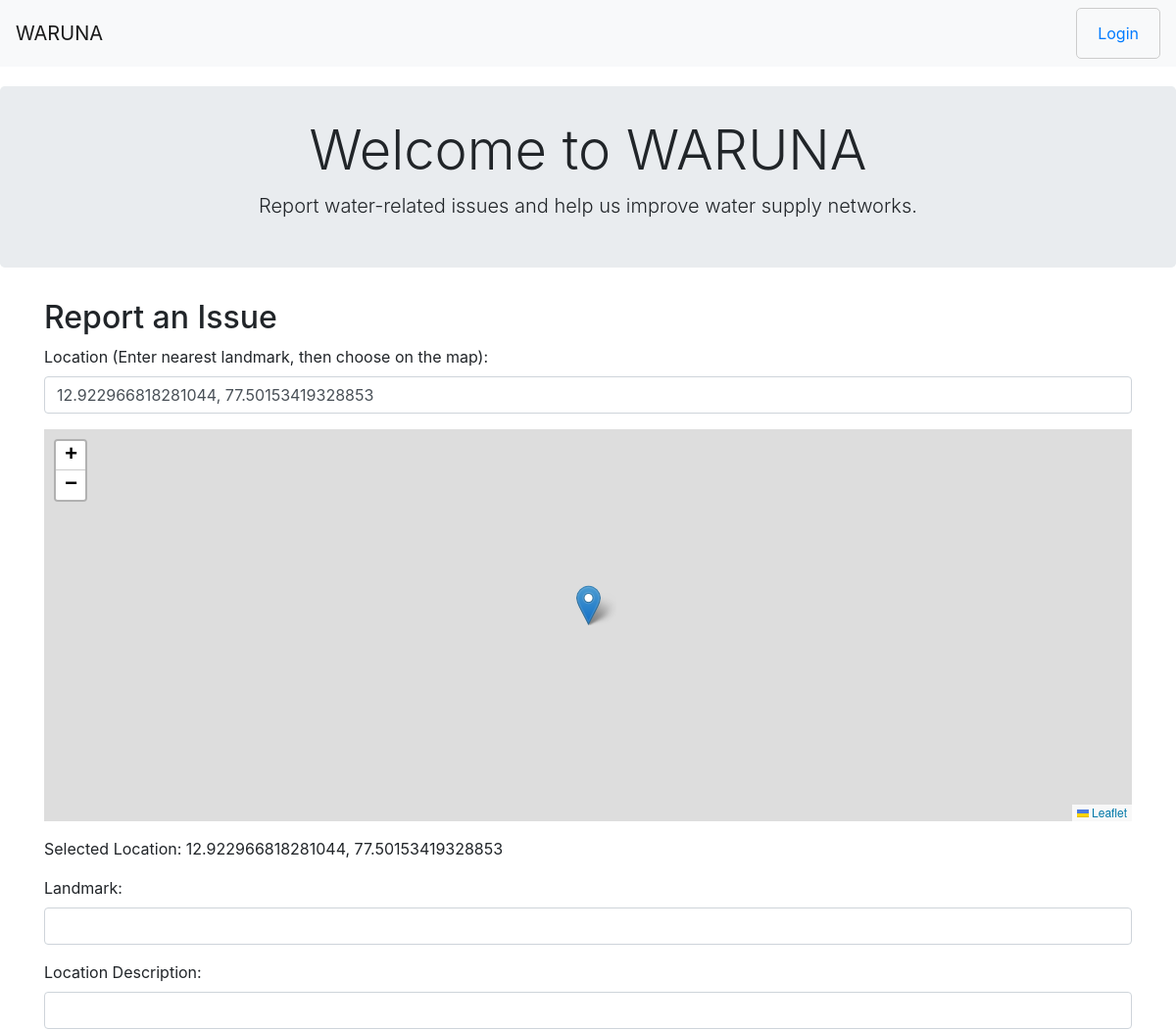
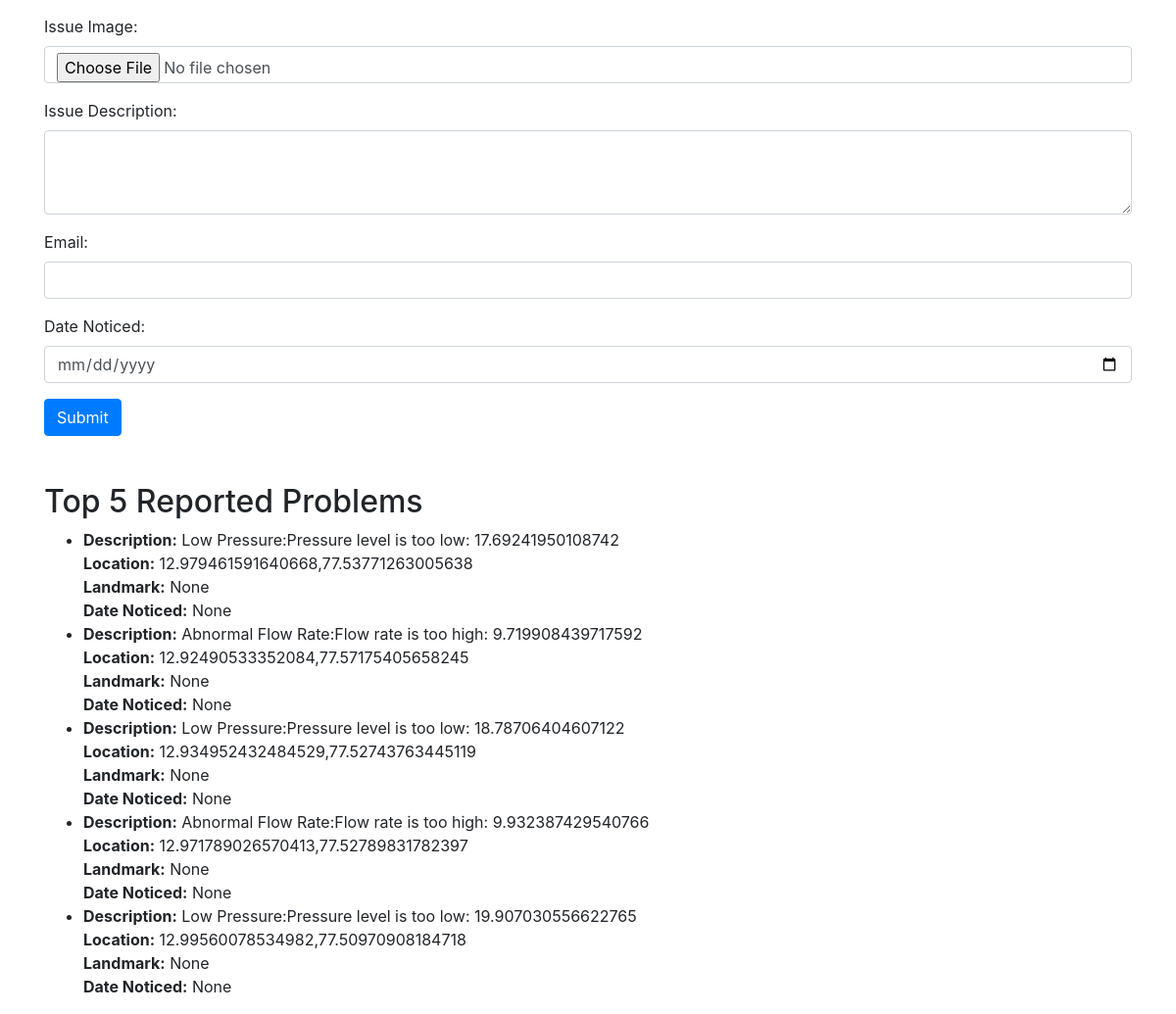
The page / on the database its author committed (2 pictures, top to bottom).
### tables this page shows
CREATE TABLE reported_problems 
                 (id INTEGER PRIMARY KEY AUTOINCREMENT, location TEXT, landmark TEXT, 
                 location_description TEXT, issue_image TEXT, issue_description TEXT, 
                 email TEXT, date TEXT, lat REAL, lng REAL, assigned_to TEXT, status TEXT);

### app.py (the view)
@app.route('/')
def index():
    conn = sqlite3.connect('waruna.db')
    c = conn.cursor()
    c.execute("SELECT * FROM reported_problems ORDER BY id DESC LIMIT 5")
    top_problems = c.fetchall()
    conn.close()
    return render_template('index.html', top_problems=top_problems)

### templates/index.html (shortened to what this page needs)
<!DOCTYPE html>
<html lang="en">
<head>
    <link rel="stylesheet" href="https://stackpath.bootstrapcdn.com/bootstrap/4.3.1/css/bootstrap.min.css">
    <link rel="stylesheet" href="https://unpkg.com/leaflet@1.7.1/dist/leaflet.css" />
</head>
<body>
    <nav class="navbar navbar-light bg-light">
        <a class="navbar-brand" href="#">WARUNA</a>
        <div class="login-box"><a class="nav-link" href="/login">Login</a></div>
    </nav>
    <div class="jumbotron">
        <h1 class="display-4">Welcome to WARUNA</h1>
        <p class="lead">Report water-related issues and help us improve water supply networks.</p>
    </div>
    <div class="container">
        <h2>Report an Issue</h2>
        <form action="/submit_issue" method="POST" enctype="multipart/form-data">
            <div class="form-group">
                <label for="location">Location (Enter nearest landmark, then choose on the map):</label>
                <input type="text" class="form-control" id="location" name="location" placeholder="Enter nearest landmark here" required>
            </div>
            <div id="map"></div>
            <div id="selected-location" class="mt-3"></div>
            <div class="form-group mt-3">
                <label for="landmark">Landmark:</label>
                <input type="text" class="form-control" id="landmark" name="landmark">
            </div>
            <div class="form-group">
                <label for="location_description">Location Description:</label>
                <input type="text" class="form-control" id="location_description" name="location_description">
            </div>
            <div class="form-group">
                <label for="issue_image">Issue Image:</label>
                <input type="file" class="form-control" id="issue_image" name="issue_image">
            </div>
            <div class="form-group">
                <label for="issue_description">Issue Description:</label>
                <textarea class="form-control" id="issue_description" name="issue_description" rows="3" required></textarea>
            </div>
            <div class="form-group">
                <label for="email">Email:</label>
                <input type="email" class="form-control" id="email" name="email" required>
            </div>
            <div class="form-group">
                <label for="date">Date Noticed:</label>
                <input type="date" class="form-control" id="date" name="date" required>
            </div>
            <button type="submit" class="btn btn-primary">Submit</button>
        </form>
    </div>
    <div class="container mt-5">
        <h2>Top 5 Reported Problems</h2>
        <ul>
            {% for problem in top_problems %}
            <li>
                <strong>Description:</strong> {{ problem[5] }}<br>
                <strong>Location:</strong> {{ problem[1] }}<br>
                <strong>Landmark:</strong> {{ problem[2] }}<br>
                <strong>Date Noticed:</strong> {{ problem[7] }}
            </li>
            {% endfor %}
        </ul>
    </div>
</body>
</html>

### templates/index.html (style rules this page uses)
.navbar { margin-bottom: 20px; }
.jumbotron { padding: 2rem 1rem; text-align: center; }
.login-box { border: 1px solid #ccc; padding: 5px; border-radius: 5px; }
.container { margin-top: 20px; }
#map { height: 400px; width: 100%; }

### rows shown on the page
reported_problems: issue_description "Low Pressure:Pressure level is too low: 17.69241950108742", location "12.979461591640668,77.53771263005638", problem "None"
reported_problems: issue_description "Abnormal Flow Rate:Flow rate is too high: 9.719908439717592", location "12.92490533352084,77.57175405658245", problem "None"
reported_problems: issue_description "Low Pressure:Pressure level is too low: 18.78706404607122", location "12.934952432484529,77.52743763445119", problem "None"
reported_problems: issue_description "Abnormal Flow Rate:Flow rate is too high: 9.932387429540766", location "12.971789026570413,77.52789831782397", problem "None"
reported_problems: issue_description "Low Pressure:Pressure level is too low: 19.907030556622765", location "12.99560078534982,77.50970908184718", problem "None"
